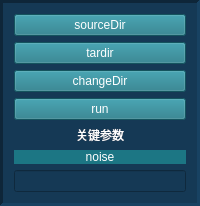
             <widget class="QFrame" name="frame_robustdata_j">
              <property name="styleSheet">
               <string notr="true">background-color: rgb(21, 57, 85);</string>
              </property>
              <property name="frameShape">
               <enum>QFrame::Panel</enum>
              </property>
              <property name="frameShadow">
               <enum>QFrame::Sunken</enum>
              </property>
              <property name="lineWidth">
               <number>3</number>
              </property>
              <property name="midLineWidth">
               <number>3</number>
              </property>
              <layout class="QVBoxLayout" name="verticalLayout_12">
               <item>
                <widget class="QPushButton" name="pushButton_source_r_j">
                 <property name="styleSheet">
                  <string notr="true">color: rgb(255, 255, 255);
background-color: rgb(28, 118, 132);</string>
                 </property>
                 <property name="text">
                  <string>sourceDir</string>
                 </property>
                </widget>
               </item>
               <item>
                <widget class="QPushButton" name="pushButton_tardir_r_j">
                 <property name="styleSheet">
                  <string notr="true">color: rgb(255, 255, 255);
background-color: rgb(28, 118, 132);</string>
                 </property>
                 <property name="text">
                  <string>tardir</string>
                 </property>
                </widget>
               </item>
               <item>
                <widget class="QPushButton" name="pushButton_changedir_r_j">
                 <property name="styleSheet">
                  <string notr="true">color: rgb(255, 255, 255);
background-color: rgb(28, 118, 132);</string>
                 </property>
                 <property name="text">
                  <string>changeDir</string>
                 </property>
                </widget>
               </item>
               <item>
                <widget class="QPushButton" name="pushButton_run_r_j">
                 <property name="styleSheet">
                  <string notr="true">color: rgb(255, 255, 255);
background-color: rgb(28, 118, 132);</string>
                 </property>
                 <property name="text">
                  <string>run</string>
                 </property>
                </widget>
               </item>
               <item>
                <widget class="QLabel" name="label_data_guanjiancanshu_j">
                 <property name="sizePolicy">
                  <sizepolicy hsizetype="Preferred" vsizetype="Fixed">
                   <horstretch>0</horstretch>
                   <verstretch>0</verstretch>
                  </sizepolicy>
                 </property>
                 <property name="styleSheet">
                  <string notr="true">color: rgb(255, 255, 255);
background-color: transparent;</string>
                 </property>
                 <property name="text">
                  <string>关键参数</string>
                 </property>
                 <property name="alignment">
                  <set>Qt::AlignCenter</set>
                 </property>
                </widget>
               </item>
               <item>
                <widget class="QLabel" name="label_noise_j">
                 <property name="sizePolicy">
                  <sizepolicy hsizetype="Preferred" vsizetype="Fixed">
                   <horstretch>0</horstretch>
                   <verstretch>0</verstretch>
                  </sizepolicy>
                 </property>
                 <property name="styleSheet">
                  <string notr="true">color: rgb(255, 255, 255);background-color: rgb(28, 118, 132);</string>
                 </property>
                 <property name="text">
                  <string>noise</string>
                 </property>
                 <property name="alignment">
                  <set>Qt::AlignCenter</set>
                 </property>
                </widget>
               </item>
               <item>
                <widget class="QLineEdit" name="lineEdit_noise_j"/>
               </item>
              </layout>
             </widget>
